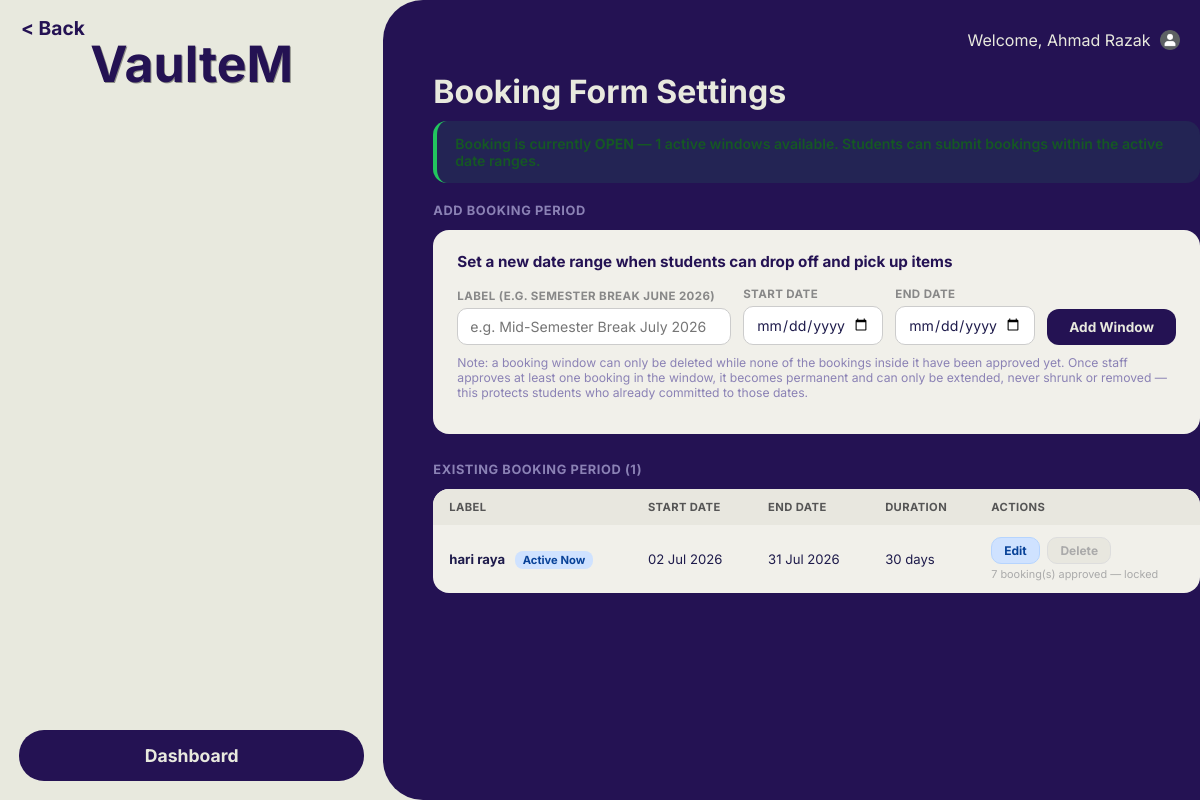
Screenshot of /Staffbookingwindow.php (signed in) with the database file from the repository.
### tables this page shows
CREATE TABLE `booking_window` (
  `window_id` int(11) NOT NULL,
  `label` varchar(255) NOT NULL,
  `start_date` date NOT NULL,
  `end_date` date NOT NULL,
  `created_at` timestamp NOT NULL DEFAULT current_timestamp()
);

### Staffbookingwindow.php (the view, shortened to what this page needs)
<?php
$conn = new mysqli("localhost", "root", "", "utem_accommodation");
$staff_name = $_SESSION['Staff_Name'] ?? 'Staff';
$windows = [];
$res = $conn->query("SELECT * FROM booking_window ORDER BY start_date DESC");
while ($row = $res->fetch_assoc()) $windows[] = $row;
$activeCount = $conn->query("SELECT COUNT(*) AS c FROM booking_window WHERE start_date <= CURDATE() AND end_date >= CURDATE()")->fetch_assoc()['c'];
?>
<!DOCTYPE html>
<html lang="en">
<head>
    <link rel="stylesheet" href="status.css">
    <link rel="stylesheet" href="mobile.css">
</head>
<body>
<div id="wrapper">
    <button class="back" onclick="window.location.href='staffMainStatus.php'">&#60; Back</button>
    <div class="leftcontainer">
        <header>
            <h1 onclick="window.location.href='staffMainStatus.php'" style="cursor:pointer;">VaulteM</h1>
        </header>
        <button type="button" id="booking" onclick="window.location.href='staffMainStatus.php'">
            Dashboard
        </button>
    </div>
    <div class="rightcontainer">
        <div id="userName">
            Welcome, <span><?php echo htmlspecialchars($staff_name); ?></span>
            <span id="profileContainer">
                <img id="userImage" src="image/user.png" width="20px" height="20px" onclick="profileMenu()">
            </span>
        </div>
        <h1>Booking Form Settings</h1>
        <?php if ($activeCount > 0): ?>
        <div class="status-banner banner-active">
            Booking is currently <strong>OPEN</strong> — <?php echo $activeCount; ?> active window<?php echo $activeCount !== 1 ? 's' : ''; ?> available. Students can submit bookings within the active date ranges.
        </div>
        <?php else: ?>
        <div class="status-banner banner-inactive">
            Booking is currently <strong>CLOSED</strong> — no active booking windows. Students cannot submit any bookings until you activate or add a window.
        </div>
        <?php endif; ?>
        <div class="section-label">Add Booking Period</div>
        <div class="add-form">
            <h3>Set a new date range when students can drop off and pick up items</h3>
            <form method="POST" onsubmit="return confirm('You can delete this window anytime before any booking inside it is approved. Once a booking is approved, deletion locks automatically and the window can only be extended. Are you sure you want to add this window?');">
                <div class="form-row">
                    <div class="form-group" style="flex:2; min-width:200px;">
                        <label>Label (e.g. Semester Break June 2026)</label>
                        <input type="text" name="label" placeholder="e.g. Mid-Semester Break July 2026" required>
                    </div>
                    <div class="form-group">
                        <label>Start Date</label>
                        <input type="date" name="start_date" required min="<?php echo date('Y-m-d'); ?>">
                    </div>
                    <div class="form-group">
                        <label>End Date</label>
                        <input type="date" name="end_date" required min="<?php echo date('Y-m-d'); ?>">
                    </div>
                    <button type="submit" class="btn-add">Add Window</button>
                </div>
            </form>
            <p class="form-note">Note: a booking window can only be deleted while none of the bookings inside it have been approved yet. Once staff approves at least one booking in the window, it becomes permanent and can only be extended, never shrunk or removed — this protects students who already committed to those dates.</p>
        </div>
        <div class="section-label">
            Existing Booking Period (<?php echo count($windows); ?>)
        </div>
        <?php if (!empty($windows)): ?>
        <div class="window-table-wrap">
            <table class="window-table">
                <thead>
                    <tr>
                        <th>Label</th>
                        <th>Start Date</th>
                        <th>End Date</th>
                        <th>Duration</th>
                        <th>Actions</th>
                    </tr>
                </thead>
                <tbody>
                <?php
                $today = date('Y-m-d');
                foreach ($windows as $w):
                    $days      = (int)((strtotime($w['end_date']) - strtotime($w['start_date'])) / 86400) + 1;
                    $isCurrent = ($today >= $w['start_date'] && $today <= $w['end_date']);
                    $canDelete = ($w['approvedCount'] === 0);
                ?>
                <tr>
                    <td>
                        <strong><?php echo htmlspecialchars($w['label']); ?></strong>
                        <?php if ($isCurrent): ?>
                            <span class="today-badge">Active Now</span>
                        <?php endif; ?>
                    </td>
                    <td><?php echo date('d M Y', strtotime($w['start_date'])); ?></td>
                    <td><?php echo date('d M Y', strtotime($w['end_date'])); ?></td>
                    <td><?php echo $days; ?> day<?php echo $days !== 1 ? 's' : ''; ?></td>
                    <td>
                        <button class="btn-edit"
                            onclick="openEdit(<?php echo $w['window_id']; ?>, '<?php echo addslashes($w['label']); ?>', '<?php echo $w['start_date']; ?>', '<?php echo $w['end_date']; ?>')">
                            Edit
                        </button>
                        <?php if ($canDelete): ?>
                        <form method="POST" style="display:inline;"
                              onsubmit="return confirm('Delete this booking window? This cannot be undone.')">
                            <input type="hidden" name="action"    value="delete">
                            <input type="hidden" name="window_id" value="<?php echo $w['window_id']; ?>">
                            <button type="submit" class="btn-delete">Delete</button>
                        </form>
                        <?php else: ?>
                        <button type="button" class="btn-delete" disabled
                            title="Cannot delete — <?php echo $w['approvedCount']; ?> booking(s) in this window have already been approved.">
                            Delete
                        </button>
                        <span class="locked-note"><?php echo $w['approvedCount']; ?> booking(s) approved — locked</span>
                        <?php endif; ?>
                    </td>
                </tr>
                <?php endforeach; ?>
                </tbody>
            </table>
        </div>
        <?php else: ?>
        <div style="background:#f1f0ea; color:#8b82b5; border-radius:16px; padding:36px; text-align:center; font-size:0.9rem;">
            No booking windows set. Add one above to open bookings for students.
        </div>
        <?php endif; ?>
    </div>
</div>
</body>
</html>

### status.css (style rules this page uses)
* { font-family: 'Inter', sans-serif; box-sizing: border-box; }
header h1 { color: #241253; font-size: 50px; text-align: center; margin-bottom: 0px; padding: 0; text-shadow: 1px 1.2px 0px rgba(0, 0, 0, 0.395); }
#userName { text-align: right; margin-top: 20px; margin-right: 20px; }
#userImage { vertical-align: middle; margin-left: 10px; margin-top: -3px; }
#profileContainer { position: relative; display: inline-block; }
body { background-color: #E8E9DE; margin: 0px; }
.back { position: absolute; border-style: none; background-color: #E8E9DE; font-size: 1.2rem; font-weight: bold; color: #241253; margin: 15px; }
p { font-weight: normal; }
#wrapper { display: flex; height: 100vh; width: 100vw; overflow: hidden; }
.leftcontainer { flex: 1; gap: 0px; background-color: #E8E9DE; display: flex; flex-direction: column; justify-content: center; align-items: center; text-align: center; }
h1 { margin-bottom: 10px; }
.rightcontainer { flex: 2; background-color: #241253; color: #E8E9DE; border-top-left-radius: 40px; border-bottom-left-radius: 40px; padding-top: 10px; padding-left: 50px; display: flex; flex-direction: column; animation: slideLeft 1.0s ease-in-out forwards; height: 100vh; overflow-y: auto; padding-bottom: 40px; }
#booking { width: 90%; background-color: #241253; border: 20px; margin-top: auto; margin-bottom: 5%; padding: 15px 15px; font-size: 1.1rem; border-radius: 25px; font-weight: bold; color: #E8E9DE; }

### Staffbookingwindow.php (style rules this page uses)
.section-label { font-size: 0.8rem; font-weight: 700; text-transform: uppercase; letter-spacing: 0.6px; color: #8b82b5; margin-bottom: 12px; }
.add-form { background: #f1f0ea; border-radius: 16px; padding: 22px 24px; margin-bottom: 28px; color: #1e1b4b; }
.add-form h3 { margin: 0 0 16px; font-size: 0.95rem; color: #241253; }
.form-row { display: flex; gap: 12px; flex-wrap: wrap; align-items: flex-end; margin-bottom: 0; }
.form-group { display: flex; flex-direction: column; gap: 5px; flex: 1; min-width: 140px; }
.form-group label { font-size: 0.72rem; text-transform: uppercase; letter-spacing: 0.4px; color: #888; font-weight: 700; }
.form-group input[type="text"], .form-group input[type="date"] { border: 1px solid #ccc; border-radius: 10px; padding: 9px 12px; font-size: 0.88rem; font-family: inherit; color: #1e1b4b; background: #fff; outline: none; }
.btn-add { background: #241253; color: #E8E9DE; border: none; padding: 10px 22px; border-radius: 12px; font-size: 0.85rem; font-weight: 700; cursor: pointer; font-family: inherit; white-space: nowrap; align-self: flex-end; }
.form-note { font-size: 0.76rem; color: #8b82b5; margin-top: 10px; }
.status-banner { border-radius: 14px; padding: 14px 18px; margin-bottom: 20px; font-size: 0.88rem; font-weight: 600; border-left: 4px solid; }
.banner-active { background: rgba(34,197,94,0.10); color: #155724; border-color: #22c55e; }
.window-table-wrap { overflow-x: auto; margin-bottom: 10px; }
.window-table { width: 100%; border-collapse: collapse; font-size: 0.82rem; background: #f1f0ea; border-radius: 16px; overflow: hidden; }
.window-table th { background: #e8e7df; color: #555; font-size: 0.7rem; text-transform: uppercase; letter-spacing: 0.4px; padding: 11px 16px; text-align: left; white-space: nowrap; }
.window-table td { padding: 12px 16px; border-bottom: 1px solid #dddcd6; color: #1e1b4b; vertical-align: middle; }
.window-table tr:last-child td { border-bottom: none; }
.btn-edit { background: #cfe2ff; color: #084298; border: 1px solid #b6d4fe; padding: 5px 12px; border-radius: 10px; font-size: 0.75rem; font-weight: 700; cursor: pointer; font-family: inherit; margin-right: 4px; }
.btn-delete { background: #f8d7da; color: #721c24; border: 1px solid #f5c2c7; padding: 5px 12px; border-radius: 10px; font-size: 0.75rem; font-weight: 700; cursor: pointer; font-family: inherit; }
.btn-delete:disabled { background: #e8e7df; color: #aaa; border-color: #ddd; cursor: not-allowed; }
.locked-note { font-size: 0.68rem; color: #aaa; display: block; margin-top: 3px; }
.today-badge { background: #cfe2ff; color: #084298; padding: 2px 8px; border-radius: 8px; font-size: 0.7rem; font-weight: 700; margin-left: 6px; }
#profileContainer { position: relative; display: inline-block; cursor: pointer; }
#userImage { vertical-align: middle; margin-left: 5px; }

### rows the page displays
booking_window: label "hari raya", shows "Active Now", start_date "02 Jul 2026", end_date "31 Jul 2026", days "30", approvedCount "7"

### other values shown
$staff_name "Ahmad Razak"
$activeCount "1"
count($windows) "1"
